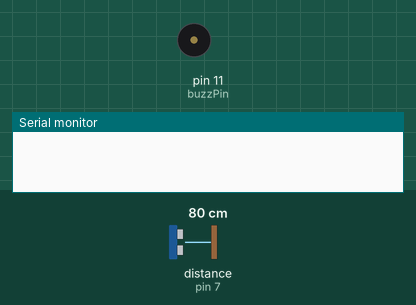
Simulated run of this sketch. Board: Arduino Uno, built with avr-gcc and run on an emulated ATmega328P. On the bench: buzzer (waves = sounding), the last lines printed to the serial monitor. Wiring (inferred from the names in the program): ultrasonic range finder: trigger pin 4; echo pin 7. Inputs (shaded band) come from the test bench; at power-on: distance to the obstacle (sensor on pin 7) 80 cm. The echo pulse lasts 58.3 µs per cm.

Above: at 1.2 s.
1.3 s: distance to the obstacle (sensor on pin 7) set to 70 cm
2.8 s: distance to the obstacle (sensor on pin 7) set to 63 cm
At 2.95 s:
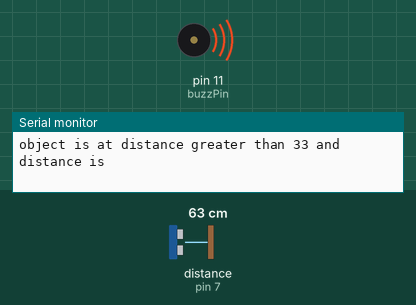
5.8 s: distance to the obstacle (sensor on pin 7) set to 120 cm
At 6.2 s:
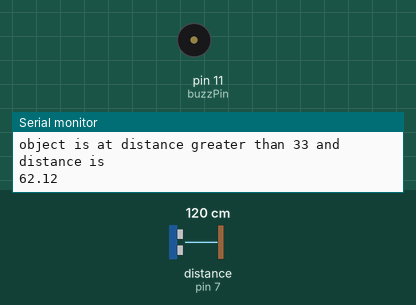
7.3 s: distance to the obstacle (sensor on pin 7) set to 35 cm
At 7.45 s:
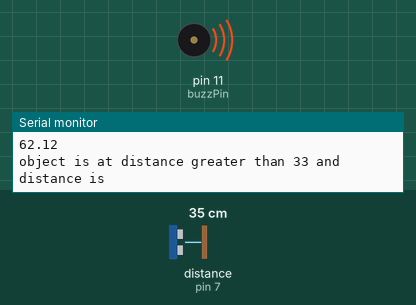
Timing chart, 0 to 11.3 s (numbered marks = the images above; inputs shaded):
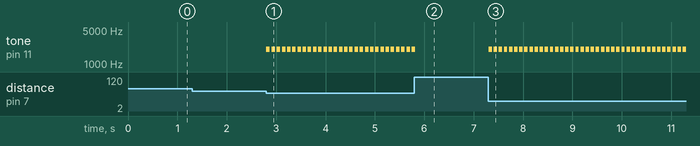

Measured:
- the behaviour switches between 67 and 66 cm on distance to the obstacle (sensor on pin 7) (found by bisection; images 0 and 1)
- after the input at 1.3 s, every drawn part: stays the same
- after the input at 2.8 s, tone on pin 11 (buzzPin): alternates 2000 Hz for 0.07 s and silent for 0.04 s, starting at once
- after the input at 5.8 s, tone on pin 11 (buzzPin): goes on until 5.8 s, then stays silent
- after the input at 7.3 s, tone on pin 11 (buzzPin): alternates 2000 Hz for 0.07 s and silent for 0.03 s, starting at once

The sketch:

buzzer_final.ino
```cpp
const int trigPin = 4;
const int echoPin = 7;
const int buzzPin = 11;

long duration;
float distance;

void setup()
{
  Serial.begin(9600);
  pinMode(trigPin, OUTPUT);
  pinMode(echoPin, INPUT);
  pinMode(buzzPin, OUTPUT);
}

void loop()
{
  digitalWrite(trigPin, LOW);
  delayMicroseconds(2);
  digitalWrite(trigPin, HIGH);
  delayMicroseconds(10);
  digitalWrite(trigPin, LOW);

  duration = pulseIn(echoPin, HIGH);
  distance = 0.034*(duration/2);

 if (distance==100 && distance<66 )
 {
   tone(buzzPin, 2000, 50);
   delay (1000);
   Serial.println("object is at distance greater than 66 and distance is");
   Serial.println(distance);
  }
 if (distance < 66 && distance>33)
  {
   tone(buzzPin, 2000, 70);
   delay (100);
   Serial.println("object is at distance greater than 33 and distance is");
   Serial.println(distance);
  }
 if (distance < 33 && distance>0)
  {
   tone(buzzPin, 2000, 500);
   delay (10);
   Serial.println("object is at distance lesser than 33 and distance is");
   Serial.println(distance);
    }

}
```
